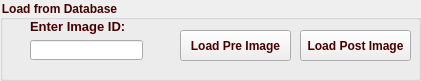
       <widget class="QGroupBox" name="groupBox_2">
        <property name="geometry">
         <rect>
          <x>10</x>
          <y>10</y>
          <width>421</width>
          <height>81</height>
         </rect>
        </property>
        <property name="palette">
         <palette>
          <active>
           <colorrole role="WindowText">
            <brush brushstyle="SolidPattern">
             <color alpha="255">
              <red>70</red>
              <green>0</green>
              <blue>0</blue>
             </color>
            </brush>
           </colorrole>
           <colorrole role="Text">
            <brush brushstyle="SolidPattern">
             <color alpha="255">
              <red>70</red>
              <green>0</green>
              <blue>0</blue>
             </color>
            </brush>
           </colorrole>
           <colorrole role="ButtonText">
            <brush brushstyle="SolidPattern">
             <color alpha="255">
              <red>70</red>
              <green>0</green>
              <blue>0</blue>
             </color>
            </brush>
           </colorrole>
          </active>
          <inactive>
           <colorrole role="WindowText">
            <brush brushstyle="SolidPattern">
             <color alpha="255">
              <red>70</red>
              <green>0</green>
              <blue>0</blue>
             </color>
            </brush>
           </colorrole>
           <colorrole role="Text">
            <brush brushstyle="SolidPattern">
             <color alpha="255">
              <red>70</red>
              <green>0</green>
              <blue>0</blue>
             </color>
            </brush>
           </colorrole>
           <colorrole role="ButtonText">
            <brush brushstyle="SolidPattern">
             <color alpha="255">
              <red>70</red>
              <green>0</green>
              <blue>0</blue>
             </color>
            </brush>
           </colorrole>
          </inactive>
          <disabled>
           <colorrole role="WindowText">
            <brush brushstyle="SolidPattern">
             <color alpha="255">
              <red>70</red>
              <green>0</green>
              <blue>0</blue>
             </color>
            </brush>
           </colorrole>
           <colorrole role="Text">
            <brush brushstyle="SolidPattern">
             <color alpha="255">
              <red>70</red>
              <green>0</green>
              <blue>0</blue>
             </color>
            </brush>
           </colorrole>
           <colorrole role="ButtonText">
            <brush brushstyle="SolidPattern">
             <color alpha="255">
              <red>70</red>
              <green>0</green>
              <blue>0</blue>
             </color>
            </brush>
           </colorrole>
          </disabled>
         </palette>
        </property>
        <property name="font">
         <font>
          <weight>75</weight>
          <bold>true</bold>
         </font>
        </property>
        <property name="styleSheet">
         <string notr="true">background-image:url(./images/k.png);
background-attachment: fixed;
color: rgb(70, 0, 0);</string>
        </property>
        <property name="title">
         <string>Load from Database</string>
        </property>
        <widget class="QLineEdit" name="txtChgDetRID">
         <property name="geometry">
          <rect>
           <x>30</x>
           <y>40</y>
           <width>113</width>
           <height>20</height>
          </rect>
         </property>
         <property name="font">
          <font>
           <family>Nirmala UI</family>
           <weight>75</weight>
           <bold>true</bold>
          </font>
         </property>
         <property name="styleSheet">
          <string notr="true">background-image:url(./images/k.png);
background-attachment: fixed;
color: rgb(70, 0, 0);</string>
         </property>
         <property name="text">
          <string/>
         </property>
         <property name="alignment">
          <set>Qt::AlignCenter</set>
         </property>
         <property name="readOnly">
          <bool>false</bool>
         </property>
        </widget>
        <widget class="QLabel" name="lblProject_5">
         <property name="geometry">
          <rect>
           <x>30</x>
           <y>16</y>
           <width>101</width>
           <height>20</height>
          </rect>
         </property>
         <property name="palette">
          <palette>
           <active>
            <colorrole role="WindowText">
             <brush brushstyle="SolidPattern">
              <color alpha="255">
               <red>70</red>
               <green>0</green>
               <blue>0</blue>
              </color>
             </brush>
            </colorrole>
            <colorrole role="Button">
             <brush brushstyle="SolidPattern">
              <color alpha="255">
               <red>140</red>
               <green>70</green>
               <blue>0</blue>
              </color>
             </brush>
            </colorrole>
            <colorrole role="Light">
             <brush brushstyle="SolidPattern">
              <color alpha="255">
               <red>210</red>
               <green>105</green>
               <blue>0</blue>
              </color>
             </brush>
            </colorrole>
            <colorrole role="Midlight">
             <brush brushstyle="SolidPattern">
              <color alpha="255">
               <red>175</red>
               <green>87</green>
               <blue>0</blue>
              </color>
             </brush>
            </colorrole>
            <colorrole role="Dark">
             <brush brushstyle="SolidPattern">
              <color alpha="255">
               <red>70</red>
               <green>35</green>
               <blue>0</blue>
              </color>
             </brush>
            </colorrole>
            <colorrole role="Mid">
             <brush brushstyle="SolidPattern">
              <color alpha="255">
               <red>93</red>
               <green>46</green>
               <blue>0</blue>
              </color>
             </brush>
            </colorrole>
            <colorrole role="Text">
             <brush brushstyle="SolidPattern">
              <color alpha="255">
               <red>70</red>
               <green>0</green>
               <blue>0</blue>
              </color>
             </brush>
            </colorrole>
            <colorrole role="BrightText">
             <brush brushstyle="SolidPattern">
              <color alpha="255">
               <red>255</red>
               <green>255</green>
               <blue>255</blue>
              </color>
             </brush>
            </colorrole>
            <colorrole role="ButtonText">
             <brush brushstyle="SolidPattern">
              <color alpha="255">
               <red>70</red>
               <green>0</green>
               <blue>0</blue>
              </color>
             </brush>
            </colorrole>
            <colorrole role="Base">
             <brush brushstyle="SolidPattern">
              <color alpha="255">
               <red>255</red>
               <green>255</green>
               <blue>255</blue>
              </color>
             </brush>
            </colorrole>
            <colorrole role="Window">
             <brush brushstyle="SolidPattern">
              <color alpha="255">
               <red>140</red>
               <green>70</green>
               <blue>0</blue>
              </color>
             </brush>
            </colorrole>
            <colorrole role="Shadow">
             <brush brushstyle="SolidPattern">
              <color alpha="255">
               <red>0</red>
               <green>0</green>
               <blue>0</blue>
              </color>
             </brush>
            </colorrole>
            <colorrole role="AlternateBase">
             <brush brushstyle="SolidPattern">
              <color alpha="255">
               <red>197</red>
               <green>162</green>
               <blue>127</blue>
              </color>
             </brush>
            </colorrole>
            <colorrole role="ToolTipBase">
             <brush brushstyle="SolidPattern">
              <color alpha="255">
               <red>255</red>
               <green>255</green>
               <blue>220</blue>
              </color>
             </brush>
            </colorrole>
            <colorrole role="ToolTipText">
             <brush brushstyle="SolidPattern">
              <color alpha="255">
               <red>0</red>
               <green>0</green>
               <blue>0</blue>
              </color>
             </brush>
            </colorrole>
           </active>
           <inactive>
            <colorrole role="WindowText">
             <brush brushstyle="SolidPattern">
              <color alpha="255">
               <red>70</red>
               <green>0</green>
               <blue>0</blue>
              </color>
             </brush>
            </colorrole>
            <colorrole role="Button">
             <brush brushstyle="SolidPattern">
              <color alpha="255">
               <red>140</red>
               <green>70</green>
               <blue>0</blue>
              </color>
             </brush>
            </colorrole>
            <colorrole role="Light">
             <brush brushstyle="SolidPattern">
              <color alpha="255">
               <red>210</red>
               <green>105</green>
               <blue>0</blue>
              </color>
             </brush>
            </colorrole>
            <colorrole role="Midlight">
             <brush brushstyle="SolidPattern">
              <color alpha="255">
               <red>175</red>
               <green>87</green>
               <blue>0</blue>
              </color>
             </brush>
            </colorrole>
            <colorrole role="Dark">
             <brush brushstyle="SolidPattern">
              <color alpha="255">
               <red>70</red>
               <green>35</green>
               <blue>0</blue>
              </color>
             </brush>
            </colorrole>
            <colorrole role="Mid">
             <brush brushstyle="SolidPattern">
              <color alpha="255">
               <red>93</red>
               <green>46</green>
               <blue>0</blue>
              </color>
             </brush>
            </colorrole>
            <colorrole role="Text">
             <brush brushstyle="SolidPattern">
              <color alpha="255">
               <red>70</red>
               <green>0</green>
               <blue>0</blue>
              </color>
             </brush>
            </colorrole>
            <colorrole role="BrightText">
             <brush brushstyle="SolidPattern">
              <color alpha="255">
               <red>255</red>
               <green>255</green>
               <blue>255</blue>
              </color>
             </brush>
            </colorrole>
            <colorrole role="ButtonText">
             <brush brushstyle="SolidPattern">
              <color alpha="255">
               <red>70</red>
               <green>0</green>
               <blue>0</blue>
              </color>
             </brush>
            </colorrole>
            <colorrole role="Base">
             <brush brushstyle="SolidPattern">
              <color alpha="255">
               <red>255</red>
               <green>255</green>
               <blue>255</blue>
              </color>
             </brush>
            </colorrole>
            <colorrole role="Window">
             <brush brushstyle="SolidPattern">
              <color alpha="255">
               <red>140</red>
               <green>70</green>
               <blue>0</blue>
              </color>
             </brush>
            </colorrole>
            <colorrole role="Shadow">
             <brush brushstyle="SolidPattern">
              <color alpha="255">
               <red>0</red>
               <green>0</green>
               <blue>0</blue>
              </color>
             </brush>
            </colorrole>
            <colorrole role="AlternateBase">
             <brush brushstyle="SolidPattern">
              <color alpha="255">
               <red>197</red>
               <green>162</green>
               <blue>127</blue>
              </color>
             </brush>
            </colorrole>
            <colorrole role="ToolTipBase">
             <brush brushstyle="SolidPattern">
              <color alpha="255">
               <red>255</red>
               <green>255</green>
               <blue>220</blue>
              </color>
             </brush>
            </colorrole>
            <colorrole role="ToolTipText">
             <brush brushstyle="SolidPattern">
              <color alpha="255">
               <red>0</red>
               <green>0</green>
               <blue>0</blue>
              </color>
             </brush>
            </colorrole>
           </inactive>
           <disabled>
            <colorrole role="WindowText">
             <brush brushstyle="SolidPattern">
              <color alpha="255">
               <red>70</red>
               <green>0</green>
               <blue>0</blue>
              </color>
             </brush>
            </colorrole>
            <colorrole role="Button">
             <brush brushstyle="SolidPattern">
              <color alpha="255">
               <red>140</red>
               <green>70</green>
               <blue>0</blue>
              </color>
             </brush>
            </colorrole>
            <colorrole role="Light">
             <brush brushstyle="SolidPattern">
              <color alpha="255">
               <red>210</red>
               <green>105</green>
               <blue>0</blue>
              </color>
             </brush>
            </colorrole>
            <colorrole role="Midlight">
             <brush brushstyle="SolidPattern">
              <color alpha="255">
               <red>175</red>
               <green>87</green>
               <blue>0</blue>
              </color>
             </brush>
            </colorrole>
            <colorrole role="Dark">
             <brush brushstyle="SolidPattern">
              <color alpha="255">
               <red>70</red>
               <green>35</green>
               <blue>0</blue>
              </color>
             </brush>
            </colorrole>
            <colorrole role="Mid">
             <brush brushstyle="SolidPattern">
              <color alpha="255">
               <red>93</red>
               <green>46</green>
               <blue>0</blue>
              </color>
             </brush>
            </colorrole>
            <colorrole role="Text">
             <brush brushstyle="SolidPattern">
              <color alpha="255">
               <red>70</red>
               <green>0</green>
               <blue>0</blue>
              </color>
             </brush>
            </colorrole>
            <colorrole role="BrightText">
             <brush brushstyle="SolidPattern">
              <color alpha="255">
               <red>255</red>
               <green>255</green>
               <blue>255</blue>
              </color>
             </brush>
            </colorrole>
            <colorrole role="ButtonText">
             <brush brushstyle="SolidPattern">
              <color alpha="255">
               <red>70</red>
               <green>0</green>
               <blue>0</blue>
              </color>
             </brush>
            </colorrole>
            <colorrole role="Base">
             <brush brushstyle="SolidPattern">
              <color alpha="255">
               <red>140</red>
               <green>70</green>
               <blue>0</blue>
              </color>
             </brush>
            </colorrole>
            <colorrole role="Window">
             <brush brushstyle="SolidPattern">
              <color alpha="255">
               <red>140</red>
               <green>70</green>
               <blue>0</blue>
              </color>
             </brush>
            </colorrole>
            <colorrole role="Shadow">
             <brush brushstyle="SolidPattern">
              <color alpha="255">
               <red>0</red>
               <green>0</green>
               <blue>0</blue>
              </color>
             </brush>
            </colorrole>
            <colorrole role="AlternateBase">
             <brush brushstyle="SolidPattern">
              <color alpha="255">
               <red>140</red>
               <green>70</green>
               <blue>0</blue>
              </color>
             </brush>
            </colorrole>
            <colorrole role="ToolTipBase">
             <brush brushstyle="SolidPattern">
              <color alpha="255">
               <red>255</red>
               <green>255</green>
               <blue>220</blue>
              </color>
             </brush>
            </colorrole>
            <colorrole role="ToolTipText">
             <brush brushstyle="SolidPattern">
              <color alpha="255">
               <red>0</red>
               <green>0</green>
               <blue>0</blue>
              </color>
             </brush>
            </colorrole>
           </disabled>
          </palette>
         </property>
         <property name="font">
          <font>
           <family>Nirmala UI</family>
           <pointsize>10</pointsize>
           <weight>75</weight>
           <bold>true</bold>
          </font>
         </property>
         <property name="styleSheet">
          <string notr="true">background-image:url(./images/k.png);
background-attachment: fixed;
color: rgb(70, 0, 0);</string>
         </property>
         <property name="text">
          <string>Enter Image ID:</string>
         </property>
        </widget>
        <widget class="QPushButton" name="btnChgLoadPreDB">
         <property name="geometry">
          <rect>
           <x>180</x>
           <y>30</y>
           <width>111</width>
           <height>31</height>
          </rect>
         </property>
         <property name="palette">
          <palette>
           <active>
            <colorrole role="WindowText">
             <brush brushstyle="SolidPattern">
              <color alpha="255">
               <red>70</red>
               <green>0</green>
               <blue>0</blue>
              </color>
             </brush>
            </colorrole>
            <colorrole role="Text">
             <brush brushstyle="SolidPattern">
              <color alpha="255">
               <red>70</red>
               <green>0</green>
               <blue>0</blue>
              </color>
             </brush>
            </colorrole>
            <colorrole role="ButtonText">
             <brush brushstyle="SolidPattern">
              <color alpha="255">
               <red>70</red>
               <green>0</green>
               <blue>0</blue>
              </color>
             </brush>
            </colorrole>
           </active>
           <inactive>
            <colorrole role="WindowText">
             <brush brushstyle="SolidPattern">
              <color alpha="255">
               <red>70</red>
               <green>0</green>
               <blue>0</blue>
              </color>
             </brush>
            </colorrole>
            <colorrole role="Text">
             <brush brushstyle="SolidPattern">
              <color alpha="255">
               <red>70</red>
               <green>0</green>
               <blue>0</blue>
              </color>
             </brush>
            </colorrole>
            <colorrole role="ButtonText">
             <brush brushstyle="SolidPattern">
              <color alpha="255">
               <red>70</red>
               <green>0</green>
               <blue>0</blue>
              </color>
             </brush>
            </colorrole>
           </inactive>
           <disabled>
            <colorrole role="WindowText">
             <brush brushstyle="SolidPattern">
              <color alpha="255">
               <red>70</red>
               <green>0</green>
               <blue>0</blue>
              </color>
             </brush>
            </colorrole>
            <colorrole role="Text">
             <brush brushstyle="SolidPattern">
              <color alpha="255">
               <red>70</red>
               <green>0</green>
               <blue>0</blue>
              </color>
             </brush>
            </colorrole>
            <colorrole role="ButtonText">
             <brush brushstyle="SolidPattern">
              <color alpha="255">
               <red>70</red>
               <green>0</green>
               <blue>0</blue>
              </color>
             </brush>
            </colorrole>
           </disabled>
          </palette>
         </property>
         <property name="font">
          <font>
           <family>Nirmala UI</family>
           <pointsize>9</pointsize>
           <weight>75</weight>
           <bold>true</bold>
          </font>
         </property>
         <property name="cursor">
          <cursorShape>PointingHandCursor</cursorShape>
         </property>
         <property name="focusPolicy">
          <enum>Qt::TabFocus</enum>
         </property>
         <property name="styleSheet">
          <string notr="true">background-image:url(./images/kb.png);
background-attachment: fixed;
color: rgb(70, 0, 0);</string>
         </property>
         <property name="text">
          <string>Load Pre Image</string>
         </property>
         <property name="autoDefault">
          <bool>false</bool>
         </property>
         <property name="default">
          <bool>false</bool>
         </property>
        </widget>
        <widget class="QPushButton" name="btnChgLoadPostDB">
         <property name="geometry">
          <rect>
           <x>300</x>
           <y>30</y>
           <width>111</width>
           <height>31</height>
          </rect>
         </property>
         <property name="palette">
          <palette>
           <active>
            <colorrole role="WindowText">
             <brush brushstyle="SolidPattern">
              <color alpha="255">
               <red>70</red>
               <green>0</green>
               <blue>0</blue>
              </color>
             </brush>
            </colorrole>
            <colorrole role="Text">
             <brush brushstyle="SolidPattern">
              <color alpha="255">
               <red>70</red>
               <green>0</green>
               <blue>0</blue>
              </color>
             </brush>
            </colorrole>
            <colorrole role="ButtonText">
             <brush brushstyle="SolidPattern">
              <color alpha="255">
               <red>70</red>
               <green>0</green>
               <blue>0</blue>
              </color>
             </brush>
            </colorrole>
           </active>
           <inactive>
            <colorrole role="WindowText">
             <brush brushstyle="SolidPattern">
              <color alpha="255">
               <red>70</red>
               <green>0</green>
               <blue>0</blue>
              </color>
             </brush>
            </colorrole>
            <colorrole role="Text">
             <brush brushstyle="SolidPattern">
              <color alpha="255">
               <red>70</red>
               <green>0</green>
               <blue>0</blue>
              </color>
             </brush>
            </colorrole>
            <colorrole role="ButtonText">
             <brush brushstyle="SolidPattern">
              <color alpha="255">
               <red>70</red>
               <green>0</green>
               <blue>0</blue>
              </color>
             </brush>
            </colorrole>
           </inactive>
           <disabled>
            <colorrole role="WindowText">
             <brush brushstyle="SolidPattern">
              <color alpha="255">
               <red>70</red>
               <green>0</green>
               <blue>0</blue>
              </color>
             </brush>
            </colorrole>
            <colorrole role="Text">
             <brush brushstyle="SolidPattern">
              <color alpha="255">
               <red>70</red>
               <green>0</green>
               <blue>0</blue>
              </color>
             </brush>
            </colorrole>
            <colorrole role="ButtonText">
             <brush brushstyle="SolidPattern">
              <color alpha="255">
               <red>70</red>
               <green>0</green>
               <blue>0</blue>
              </color>
             </brush>
            </colorrole>
           </disabled>
          </palette>
         </property>
         <property name="font">
          <font>
           <family>Nirmala UI</family>
           <pointsize>9</pointsize>
           <weight>75</weight>
           <bold>true</bold>
          </font>
         </property>
         <property name="cursor">
          <cursorShape>PointingHandCursor</cursorShape>
         </property>
         <property name="focusPolicy">
          <enum>Qt::TabFocus</enum>
         </property>
         <property name="styleSheet">
          <string notr="true">background-image:url(./images/kb.png);
background-attachment: fixed;
color: rgb(70, 0, 0);</string>
         </property>
         <property name="text">
          <string>Load Post Image</string>
         </property>
         <property name="autoDefault">
          <bool>false</bool>
         </property>
         <property name="default">
          <bool>false</bool>
         </property>
        </widget>
       </widget>
